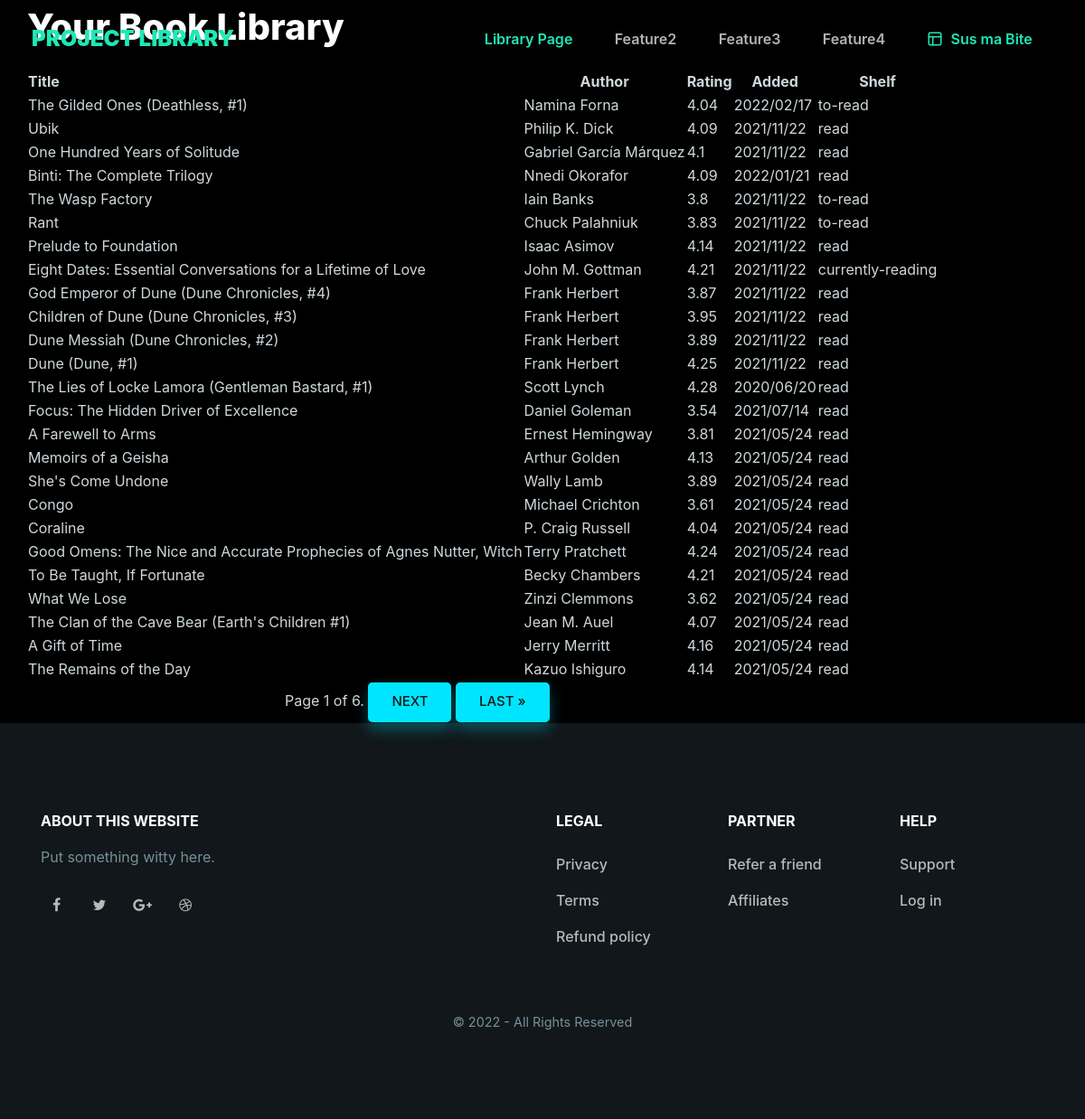
/library/, run on the app's committed database.
### library_app/models.py (models this page shows)
class BookInfo(models.Model):
    goodr_id = models.TextField(default=0)
    title = models.TextField()
    author = models.TextField()
    isbn = models.TextField()
    my_rating = models.TextField()
    avg_rating = models.TextField()
    pages = models.TextField()
    date_added = models.TextField()
    shelf = models.TextField()
    subjects = models.TextField()

### library_app/views.py (the view)
# urls.py: path('library/', views.library_page, name='library_page'),
def library_page(request):
    book_object = BookInfo.objects.all()
    paginator = Paginator(book_object, 25) # Show 25 contacts per page.
    page_number = request.GET.get('page')
    page_obj = paginator.get_page(page_number)
    context = {
    "book_instance" : page_obj
    }
    return render(request, 'library_page.html', context)

### library_app/templates/library_page.html (shortened to what this page needs)
{% extends "base.html" %}
{% block page_content %}
<h2 class="heading-black text-capitalize">your book Library</h2>
        <table class="table-responsive" >
          <thead>
            <tr>
                <th scope="col"> Title</th>
                <th scope="col" class="text-center"> Author</th>
                <th scope="col" class="text-center"> Rating</th>
                <th scope="col" class="text-center"> Added</th>
                <th scope="col" class="text-center"> Shelf</th>
            </tr>
        </thead>
        <tbody>
            {% for book in book_instance %}
            <tr>
                <td>{{ book.title}}</td>
                <td>{{ book.author}}</td>
                <td>{{ book.avg_rating}}</td>
                <td>{{ book.date_added}}</td>
                <td>{{ book.shelf}}</td>
            </tr>
            {% endfor %}
        </tbody>
    </table>
    <div class="pagination col-md-6 mx-auto text-center">
    <span class="step-links">
        <span class="current">
            Page {{ book_instance.number }} of {{ book_instance.paginator.num_pages }}.
        </span>
        {% if book_instance.has_next %}
            <a class="btn btn-info" href="?page={{ book_instance.next_page_number }}">next</a>
            <a class="btn btn-info" href="?page={{ book_instance.paginator.num_pages }}">last &raquo;</a>
        {% endif %}
    </span>
</div>
<br/>
{% endblock %}

### data on the page
BookInfo: title "The Gilded Ones (Deathless, #1)", author "Namina Forna", avg_rating "4.04", date_added "2022/02/17", shelf "to-read"
BookInfo: title "Ubik", author "Philip K. Dick", avg_rating "4.09", date_added "2021/11/22", shelf "read"
BookInfo: title "One Hundred Years of Solitude", author "Gabriel García Márquez", avg_rating "4.1", date_added "2021/11/22", shelf "read"
BookInfo: title "Binti: The Complete Trilogy", author "Nnedi Okorafor", avg_rating "4.09", date_added "2022/01/21", shelf "read"
BookInfo: title "The Wasp Factory", author "Iain Banks", avg_rating "3.8", date_added "2021/11/22", shelf "to-read"
BookInfo: title "Rant", author "Chuck Palahniuk", avg_rating "3.83", date_added "2021/11/22", shelf "to-read"
BookInfo: title "Prelude to Foundation", author "Isaac Asimov", avg_rating "4.14", date_added "2021/11/22", shelf "read"
BookInfo: title "Eight Dates: Essential Conversations for a Lifetime of Love", author "John M. Gottman", avg_rating "4.21", date_added "2021/11/22", shelf "currently-reading"
BookInfo: title "God Emperor of Dune (Dune Chronicles, #4)", author "Frank Herbert", avg_rating "3.87", date_added "2021/11/22", shelf "read"
BookInfo: title "Children of Dune (Dune Chronicles, #3)", author "Frank Herbert", avg_rating "3.95", date_added "2021/11/22", shelf "read"
BookInfo: title "Dune Messiah (Dune Chronicles, #2)", author "Frank Herbert", avg_rating "3.89", date_added "2021/11/22", shelf "read"
BookInfo: title "Dune (Dune, #1)", author "Frank Herbert", avg_rating "4.25", date_added "2021/11/22", shelf "read"
BookInfo: title "The Lies of Locke Lamora (Gentleman Bastard, #1)", author "Scott Lynch", avg_rating "4.28", date_added "2020/06/20", shelf "read"
BookInfo: title "Focus: The Hidden Driver of Excellence", author "Daniel Goleman", avg_rating "3.54", date_added "2021/07/14", shelf "read"
BookInfo: title "A Farewell to Arms", author "Ernest Hemingway", avg_rating "3.81", date_added "2021/05/24", shelf "read"
BookInfo: title "Memoirs of a Geisha", author "Arthur Golden", avg_rating "4.13", date_added "2021/05/24", shelf "read"
BookInfo: title "She's Come Undone", author "Wally Lamb", avg_rating "3.89", date_added "2021/05/24", shelf "read"
BookInfo: title "Congo", author "Michael Crichton", avg_rating "3.61", date_added "2021/05/24", shelf "read"
BookInfo: title "Coraline", author "P. Craig Russell", avg_rating "4.04", date_added "2021/05/24", shelf "read"
BookInfo: title "Good Omens: The Nice and Accurate Prophecies of Agnes Nutter, Witch", author "Terry Pratchett", avg_rating "4.24", date_added "2021/05/24", shelf "read"
BookInfo: title "To Be Taught, If Fortunate", author "Becky Chambers", avg_rating "4.21", date_added "2021/05/24", shelf "read"
BookInfo: title "What We Lose", author "Zinzi Clemmons", avg_rating "3.62", date_added "2021/05/24", shelf "read"
BookInfo: title "The Clan of the Cave Bear (Earth's Children #1)", author "Jean M. Auel", avg_rating "4.07", date_added "2021/05/24", shelf "read"
BookInfo: title "A Gift of Time", author "Jerry Merritt", avg_rating "4.16", date_added "2021/05/24", shelf "read"
BookInfo: title "The Remains of the Day", author "Kazuo Ishiguro", avg_rating "4.14", date_added "2021/05/24", shelf "read"

### other printed values
{{ book_instance.number }} "1"
{{ book_instance.paginator.num_pages }} "6"
